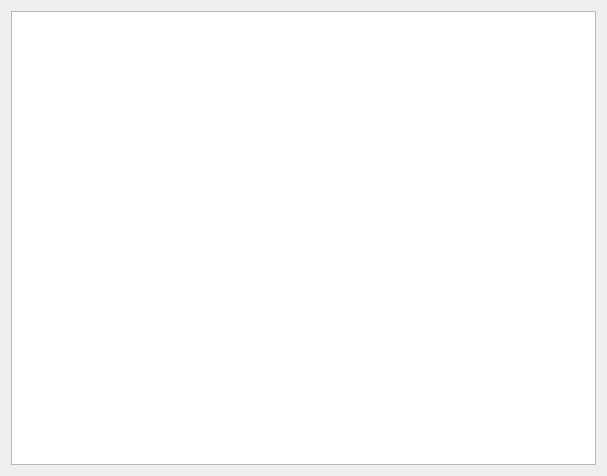
<?xml version="1.0" encoding="UTF-8"?>
<ui version="4.0">
 <class>TreeviewWidgetSelectProve</class>
 <widget class="QWidget" name="_widget_top">
  <property name="geometry">
   <rect>
    <x>440</x>
    <y>0</y>
    <width>607</width>
    <height>476</height>
   </rect>
  </property>
  <property name="minimumSize">
   <size>
    <width>300</width>
    <height>30</height>
   </size>
  </property>
  <property name="windowTitle">
   <string>QModelIndex yourself</string>
  </property>
  <layout class="QVBoxLayout" name="verticalLayout">
   <item>
    <widget class="QTreeView" name="_treeview">
     <property name="alternatingRowColors">
      <bool>true</bool>
     </property>
     <property name="selectionMode">
      <enum>QAbstractItemView::MultiSelection</enum>
     </property>
    </widget>
   </item>
  </layout>
 </widget>
 <customwidgets>
  <customwidget>
   <class>CustomQTreeview</class>
   <extends>QTreeView</extends>
   <header>rqt_prove.qview_custom</header>
  </customwidget>
 </customwidgets> 
 <resources/>
 <connections/>
</ui>
